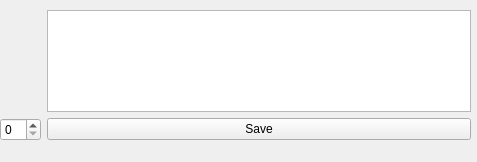
<?xml version="1.0" encoding="UTF-8"?>
<ui version="4.0">
 <class>Form</class>
 <widget class="QWidget" name="Form">
  <property name="geometry">
   <rect>
    <x>0</x>
    <y>0</y>
    <width>477</width>
    <height>162</height>
   </rect>
  </property>
  <property name="windowTitle">
   <string>Coffee_AddEdit</string>
  </property>
  <widget class="QWidget" name="">
   <property name="geometry">
    <rect>
     <x>0</x>
     <y>10</y>
     <width>471</width>
     <height>131</height>
    </rect>
   </property>
   <layout class="QGridLayout" name="gridLayout">
    <item row="1" column="0">
     <widget class="QSpinBox" name="sb_select"/>
    </item>
    <item row="1" column="1">
     <widget class="QPushButton" name="pb_save">
      <property name="text">
       <string>Save</string>
      </property>
     </widget>
    </item>
    <item row="0" column="1">
     <widget class="QTableWidget" name="tableWidget"/>
    </item>
   </layout>
  </widget>
 </widget>
 <resources/>
 <connections/>
</ui>
